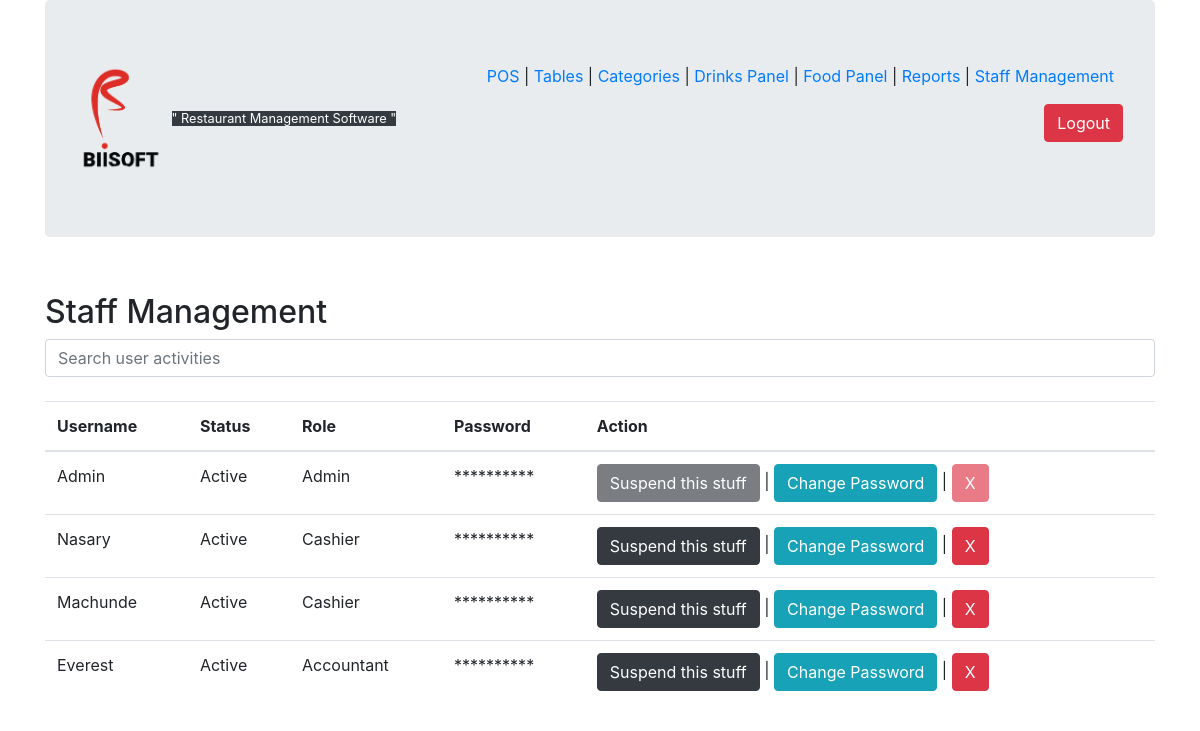
Screenshot of /smanage.php (signed in) with the database file from the repository.
### tables this page shows
CREATE TABLE `users` (
  `users_id` int(11) NOT NULL,
  `users_name` varchar(50) NOT NULL,
  `users_password` varchar(255) NOT NULL,
  `users_status` int(11) NOT NULL DEFAULT 1 COMMENT '2 = not active\n1 = active\n',
  `users_role` int(11) NOT NULL DEFAULT 1 COMMENT '3 = sales\n2= accountant\n1 = admin\n',
  `employeeID` int(11) NOT NULL,
  `users_deleted` int(11) NOT NULL DEFAULT 0
);

### smanage.php (the view, shortened to what this page needs)
<?php
include "includes/start.php";
 if ($_SESSION['ROLE'] == 1) {
include "includes/header.php";
?>
    <div class="container">
<br>
<h2 class="float-left">Staff Management</h2>
<br>
<input oninput="w3.filterHTML('#searchActiv','.item',this.value)"
class="form-control" type="search" placeholder="Search user activities">
<br>
<table class="table" id="searchActiv">
  <thead>
    <tr>
      <th>Username </th>
      <th>Status</th>
      <th>Role</th>
      <th>Password</th>
      <th colspan="3">Action</th>
    </tr>
  </thead>
  <tbody>
<?php
$selectActivities = $mysqli->query("SELECT * FROM `users` WHERE users_deleted = 0") or die("ERROR 5000");
while($data = $selectActivities->fetch_assoc()):
?>
    <tr class="item">
      <td><?php echo ucwords($data['users_name']); ?></td>
      <td><?php
      if ($data['users_status'] == 1) {
        echo "Active";
      }else{
        echo "Suspended";
      }
      ?></td>
      <td><?php
      if ($data['users_role'] == 1) {
        echo "Admin";
      }elseif ($data['users_role'] == 2) {
        echo "Accountant";
      }
      else{
        echo "Cashier";
      }
        ?></td>
      <td><?php echo "**********"; ?></td>
      <td>
<?php
if ($data['users_role'] == 1) {
  ?>
<button class="btn btn-dark disabled">Suspend this stuff</button>
|
<a href="smanage.php?pwd=<?php echo $data['users_id'];?>" class="btn btn-info">Change Password</a>
|
<button class="btn btn-danger disabled">X</button>
<?php }
else{
  if ($data['users_status'] == 1) {
    ?>
    <a href="smanage.php?status=<?php echo $data['users_id'];?>" class="btn btn-dark">Suspend this stuff</a>
|
<?php
  }else{
?>
<a href="smanage.php?stat=<?php echo $data['users_id'];?>" class="btn btn-info">Activate this stuff</a>
|
<?php
  }
?>
<a href="smanage.php?pwd=<?php echo $data['users_id'];?>" class="btn btn-info">Change Password</a>
|
<a href="smanage.php?delete=<?php echo $data['users_id'];?>" class="btn btn-danger"
  onclick=" return confirm('Are you sure you want to delete?')">X</a>
<?php
}
 ?>
      </td>
    </tr>
<?php
endwhile;
 ?>
  </tbody>
</table>
    </div>
  <?php
        include "includes/footer.php";
 }else{
 	   $message = "Access Denied!";
       header("location: login.php?success=$message");
       exit();
 }
?>

### css/main.css (style rules this page uses)
.float-left { float: left; }

### rows the page displays
users: users_name "Admin", users_status "Active", users_role "Admin"
users: users_name "Nasary", users_status "Active", users_role "Cashier"
users: users_name "Machunde", users_status "Active", users_role "Cashier"
users: users_name "Everest", users_status "Active", users_role "Accountant"
